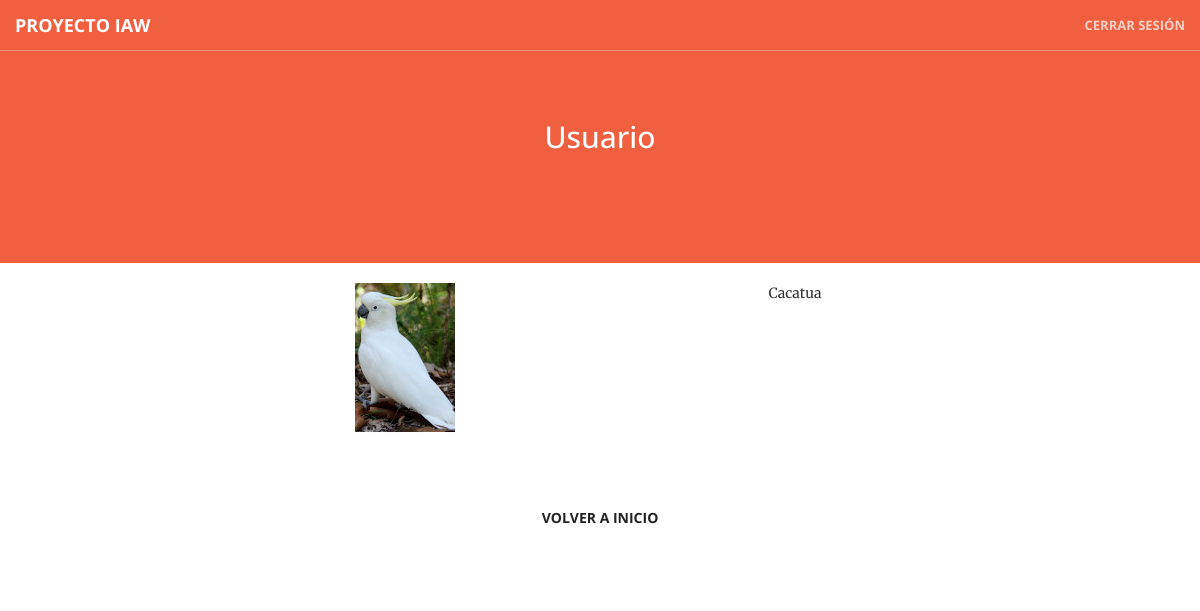
Screenshot of /perfil/usuario/usuario.php?id=77893457L (signed in) with the database file from the repository.
### tables this page shows
CREATE TABLE `aves` (
  `codigo` int(11) NOT NULL,
  `nombre` varchar(45) NOT NULL,
  `color` varchar(45) DEFAULT NULL,
  `especie` varchar(45) DEFAULT NULL,
  `imagen` varchar(45) DEFAULT NULL,
  `descripcion` varchar(200) DEFAULT NULL
);

### perfil/usuario/usuario.php (the view, shortened to what this page needs)
<!DOCTYPE html>
<html lang="en">
<head>
    <link href="../../estilos/vendor/bootstrap/css/bootstrap.min.css" rel="stylesheet">
    <link href="../../estilos/css/estilo.css" rel="stylesheet">
    <link href="../../estilos/vendor/font-awesome/css/font-awesome.min.css" rel="stylesheet" type="text/css">
    <link href="../../estilos/vendor/magnific-popup/magnific-popup.css" rel="stylesheet">
    <link href="../../estilos/css/creative.min.css" rel="stylesheet">
</head>
<body id="">
    <nav id="mainNav" class="navbar navbar-default navbar-fixed-top">
        <div class="container-fluid">
            <div class="navbar-header">
                <a class="navbar-brand page-scroll" href="#page-top">Proyecto IAW</a>
            </div>
            <div class="collapse navbar-collapse" id="bs-example-navbar-collapse-1">
                <ul class="nav navbar-nav navbar-right">
                    <li>
                        <a class="page-scroll" href="../../sesion/logout.php">Cerrar sesión</a>
                    </li>
                </ul>
            </div>
        </div>
    </nav>
    <?php
        echo "<section class='bg-primary' id='about'>";
            echo "<div class='container'>";
                echo "<div class='row'>";
                    echo "<div class='col-lg-8 col-lg-offset-2 text-center'>";
                        echo "<h2 id='blanco'>Usuario</h2>";
                    echo "</div>";
                echo "</div>";
            echo "</div>";
        echo "</section>";
    ?>
    <br/>
        <?php
      $codigo=$_GET['id'];
      $connection = new mysqli("localhost", "root", "", "proyecto");
      if ($result = $connection->query("SELECT av.imagen, av.nombre FROM avistar a join aves av on a.aves_codigo = av.codigo where a.usuarios_dni='$codigo'")) {
      } else {
            echo "Error: " . $sql . "<br>" . mysqli_error($connection);
      }
        echo "<div class=container>";
        while($obj = $result->fetch_object()) {
              echo "<div class='row text-center'>";
                  echo "<div class='col-md-2'></div>";
                  echo "<div class='col-md-4'><img src='../../admin/add/$obj->imagen'></a></div>";
                  echo "<div class='col-md-4'>$obj->nombre</div>";
                  echo "<div class='col-md-2'></div>";
              echo "</div>";
        }
          ?>
    <div class="row">
                <div class="col-lg-8 col-lg-offset-2 text-center">
                    <br/><br/><br/>
                    <a href="../index.php" class="page-scroll btn btn-default btn-xl sr-button">Volver a inicio</a>
                    <br/><br/><br/>
                </div>
            </div>
</body>
</html>

### estilos/css/estilo.css (style rules this page uses)
#blanco { color:white; }

### rows the page displays
aves: imagen (picture), nombre "Cacatua"
